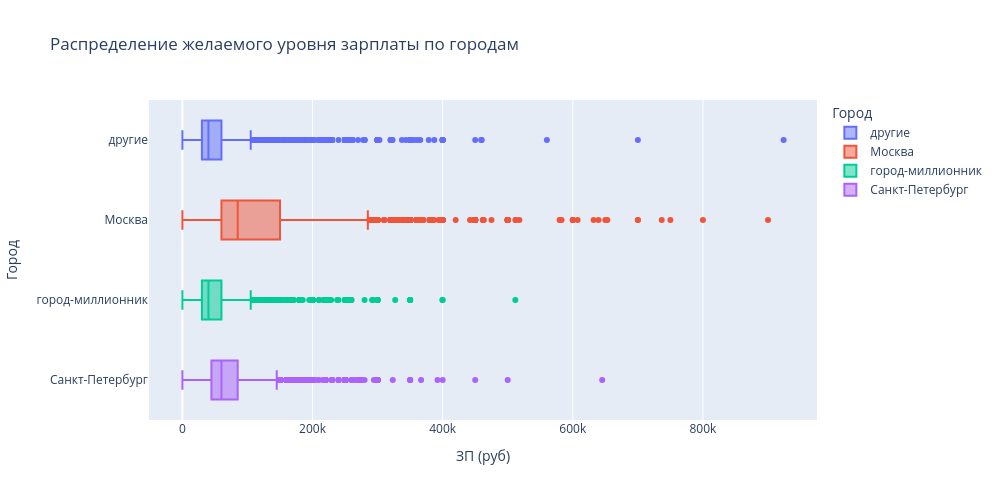

Notebook cell for this chart:
### Markdown cell above
5. Постройте диаграмму, которая показывает распределение желаемой заработной платы (**"ЗП (руб)"**) в зависимости от города (**"Город"**). Используйте для диаграммы данные о резюме, где желая заработная плата меньше 1 млн рублей.
*Сделайте выводы по полученной диаграмме: как соотносятся медианные уровни желаемой заработной платы и их размах в городах? Как вы считаете, важен ли признак города при прогнозировании заработной платы?*

### Code cell
city_wages = data_merged[data_merged['ЗП (руб)'] < 1_000_000][['Город', 'ЗП (руб)']]

fig = px.box(
    data_frame=city_wages,
    x='ЗП (руб)',
    y='Город',
    height=500,
    width=1000,
    title='Распределение желаемого уровня зарплаты по городам',
    color='Город'
)

fig.show()

fig.write_html("plotly/box4.html")

### Figure 1 — Plotly figure (JSON) as saved in the notebook; plotly's stock layout.template omitted (floating-point values rounded to 4 significant figures; data arrays with more than 128 entries replaced by an {"elided": "..."} marker saying what was removed)
{"data": [{"alignmentgroup": "True", "hovertemplate": "Город=%{y}<br>ЗП (руб)=%{x}<extra></extra>", "legendgroup": "другие", "marker": {"color": "#636efa"}, "name": "другие", "notched": false, "offsetgroup": "другие", "orientation": "h", "showlegend": true, "type": "box", "x": {"elided": "16450 float values"}, "x0": " ", "xaxis": "x", "y": {"elided": "16450 str values"}, "y0": " ", "yaxis": "y"}, {"alignmentgroup": "True", "hovertemplate": "Город=%{y}<br>ЗП (руб)=%{x}<extra></extra>", "legendgroup": "Москва", "marker": {"color": "#EF553B"}, "name": "Москва", "notched": false, "offsetgroup": "Москва", "orientation": "h", "showlegend": true, "type": "box", "x": {"elided": "16617 float values"}, "x0": " ", "xaxis": "x", "y": {"elided": "16617 str values"}, "y0": " ", "yaxis": "y"}, {"alignmentgroup": "True", "hovertemplate": "Город=%{y}<br>ЗП (руб)=%{x}<extra></extra>", "legendgroup": "город-миллионник", "marker": {"color": "#00cc96"}, "name": "город-миллионник", "notched": false, "offsetgroup": "город-миллионник", "orientation": "h", "showlegend": true, "type": "box", "x": {"elided": "6734 float values"}, "x0": " ", "xaxis": "x", "y": {"elided": "6734 str values"}, "y0": " ", "yaxis": "y"}, {"alignmentgroup": "True", "hovertemplate": "Город=%{y}<br>ЗП (руб)=%{x}<extra></extra>", "legendgroup": "Санкт-Петербург", "marker": {"color": "#ab63fa"}, "name": "Санкт-Петербург", "notched": false, "offsetgroup": "Санкт-Петербург", "orientation": "h", "showlegend": true, "type": "box", "x": {"elided": "4937 float values"}, "x0": " ", "xaxis": "x", "y": {"elided": "4937 str values"}, "y0": " ", "yaxis": "y"}], "layout": {"boxmode": "overlay", "height": 500, "legend": {"title": {"text": "Город"}, "tracegroupgap": 0}, "title": {"text": "Распределение желаемого уровня зарплаты по городам"}, "width": 1000, "xaxis": {"anchor": "y", "domain": [0, 1], "title": {"text": "ЗП (руб)"}}, "yaxis": {"anchor": "x", "categoryarray": ["Санкт-Петербург", "город-миллионник", "Москва", "другие"], "categoryorder": "array", "domain": [0, 1], "title": {"text": "Город"}}}}
